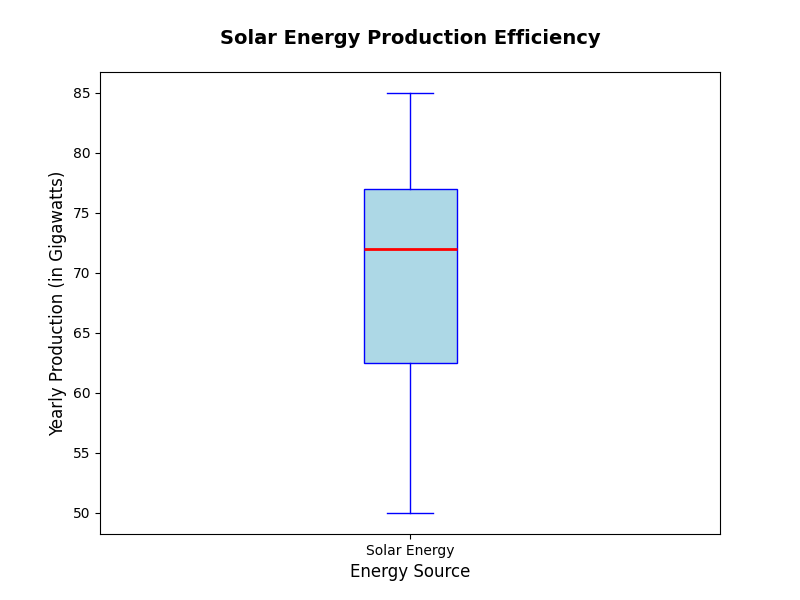

Source code (Python):
import matplotlib.pyplot as plt

# Data for the box plot
solar_energy = [50, 55, 60, 65, 70, 72, 74, 76, 78, 80, 85]

data = [solar_energy]

# Plot setup
fig, ax = plt.subplots(figsize=(8, 6))

# Create the vertical box plot with complete box shape
ax.boxplot(data, vert=True, patch_artist=True,
           boxprops=dict(facecolor='lightblue', color='blue'),
           whiskerprops=dict(color='blue'),
           capprops=dict(color='blue'),
           medianprops=dict(color='red', linewidth=2),
           flierprops=dict(markerfacecolor='red', marker='o', markersize=5, linestyle='none'))

# Adding title and labels
plt.title("Solar Energy Production Efficiency", fontsize=14, fontweight='bold', pad=20)
plt.xlabel("Energy Source", fontsize=12)
plt.ylabel("Yearly Production (in Gigawatts)", fontsize=12)
plt.xticks([1], ['Solar Energy'])

# Display the plot
plt.show()
